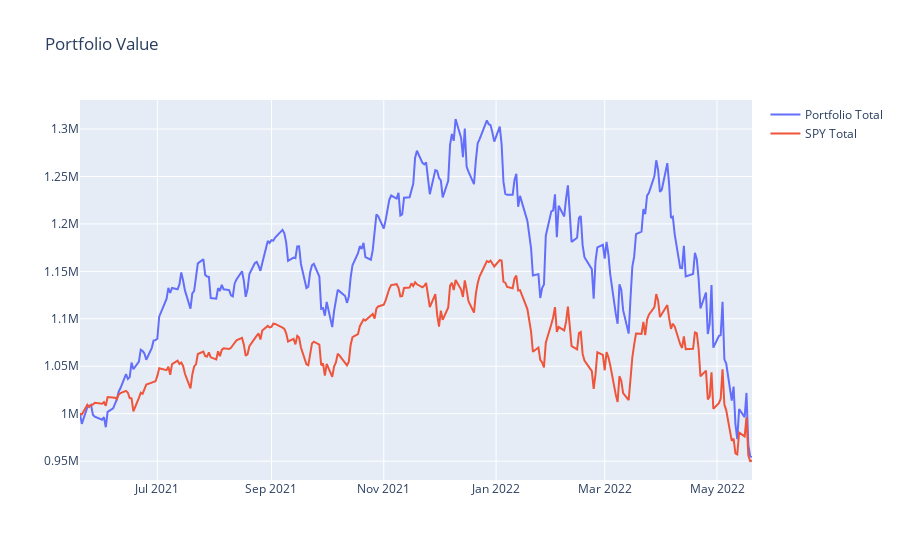

The notebook cell saved with this chart:
### Code cell
# Visualize Portfolio Value and Compare it to SPY benchmark
import plotly.graph_objects as go
fig = go.Figure()
fig.add_trace(go.Scatter(x=portfolio_val.index, y=portfolio_val['Portfolio Total'], name='Portfolio Total'))
fig.add_trace(go.Scatter(x=SPY.index, y=SPY['SPY Total'],name='SPY Total'))
fig.update_layout(title="Portfolio Value")

### Figure 1 — Plotly figure (JSON) as saved in the notebook; plotly's stock layout.template omitted (floating-point values rounded to 4 significant figures; data arrays with more than 128 entries replaced by an {"elided": "..."} marker saying what was removed)
{"data": [{"name": "Portfolio Total", "type": "scatter", "x": {"elided": "254 str values"}, "y": {"elided": "254 int values"}}, {"name": "SPY Total", "type": "scatter", "x": {"elided": "254 str values"}, "y": {"elided": "254 int values"}}], "layout": {"title": {"text": "Portfolio Value"}}}
